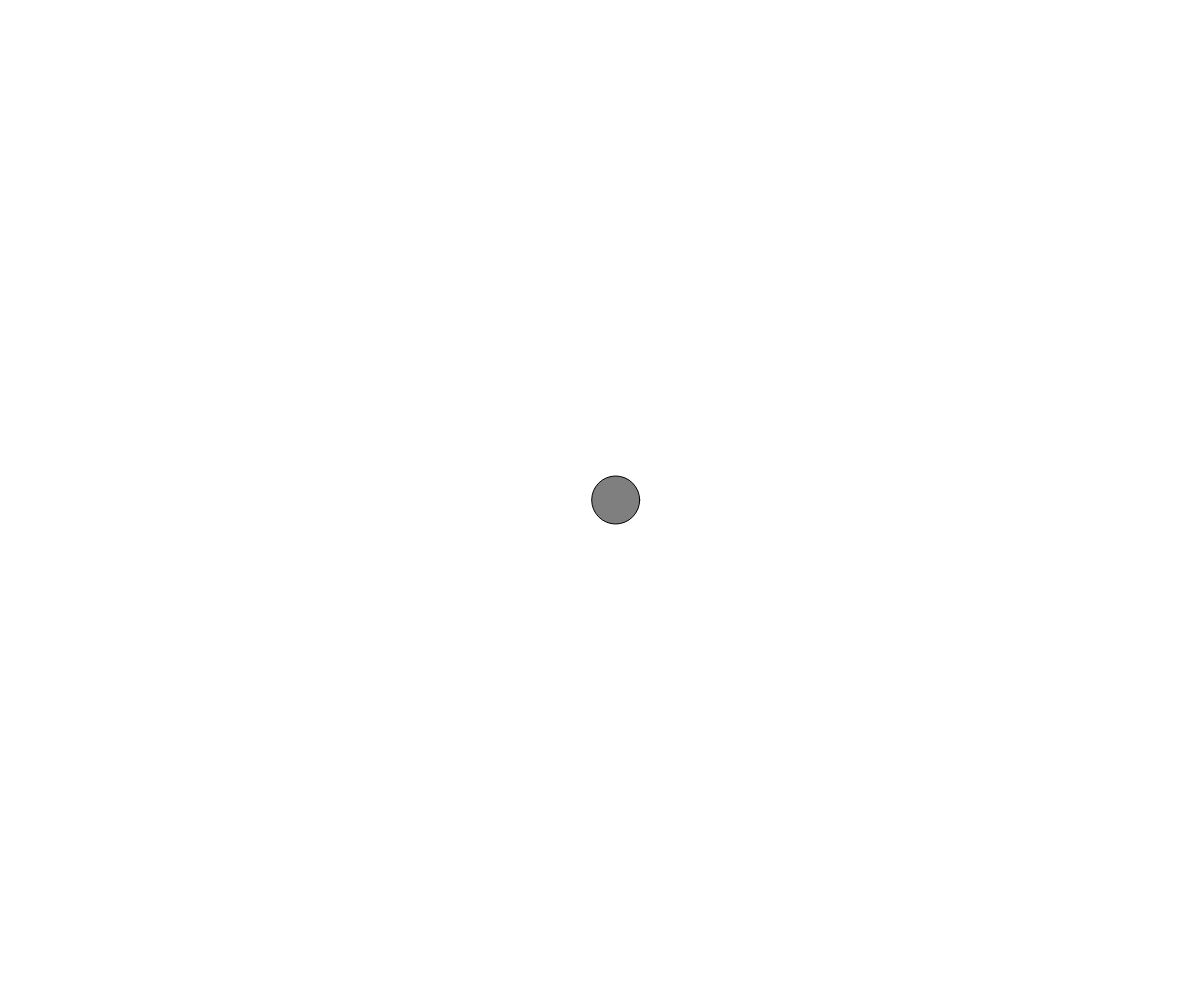
Frame 1 (no input)
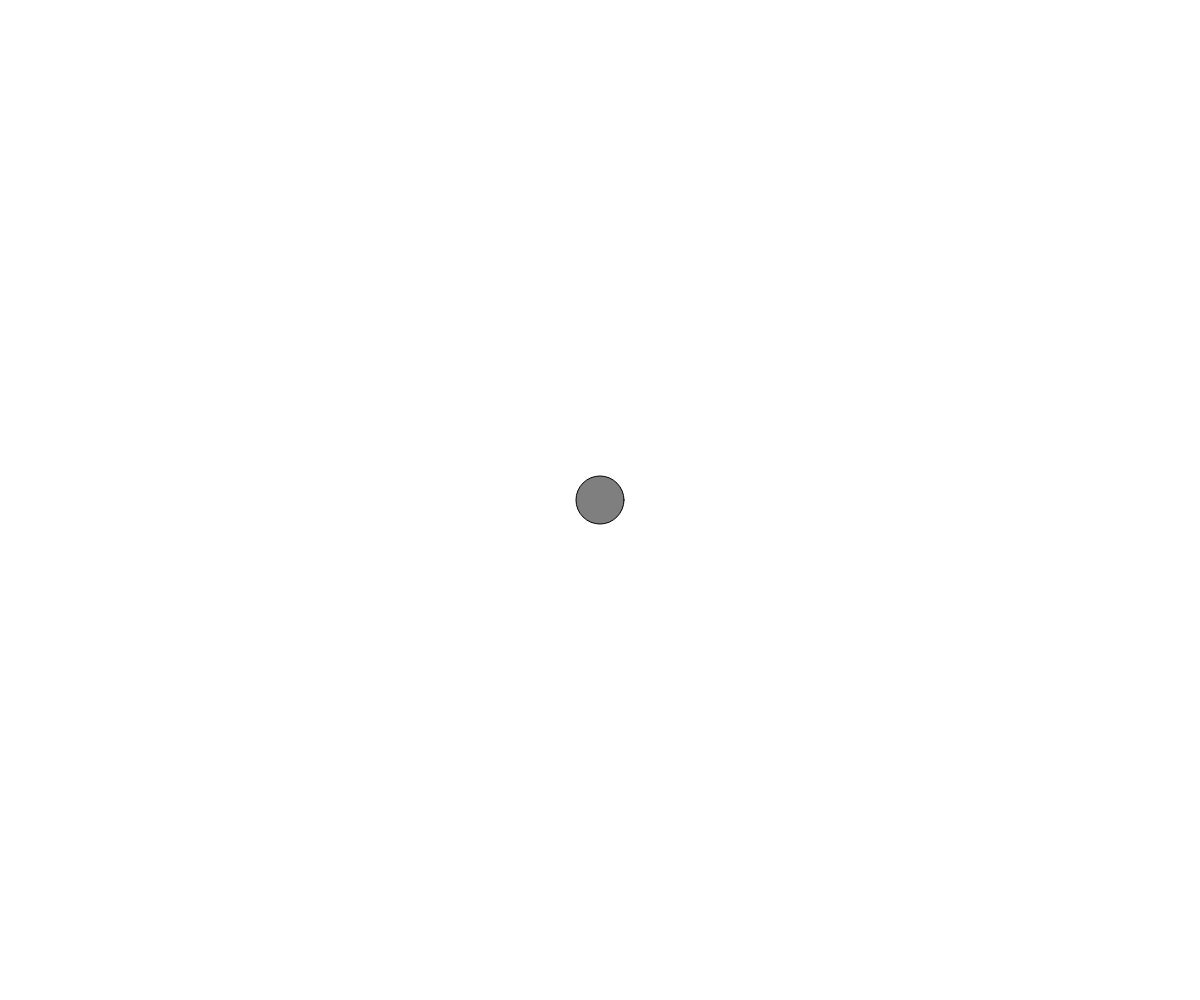
Frame 60 (no input)
Frame 120 (the mouse pressed at the canvas centre since frame 60): identical to frame 60, image omitted

The p5.js sketch that drew these frames (run headless with seeded random() and noise() and a simulated clock; from frame 60 on, the mouse is pressed at the canvas centre):

// p5.js sketch
// ── sketch.js
function setup() {
  createCanvas(windowWidth, windowHeight);
}

function draw() {
  background(255);
  
  let period = 120; // 120 frames pour un cycle
  let amplitude = width / 4;
  let x = amplitude * sin(TWO_PI * frameCount / period);
  
  stroke(0);
  fill(127);
  translate(width / 2, height / 2);
  line(0, 0, x, 0);
  circle(x, 0, 48);
  
}
